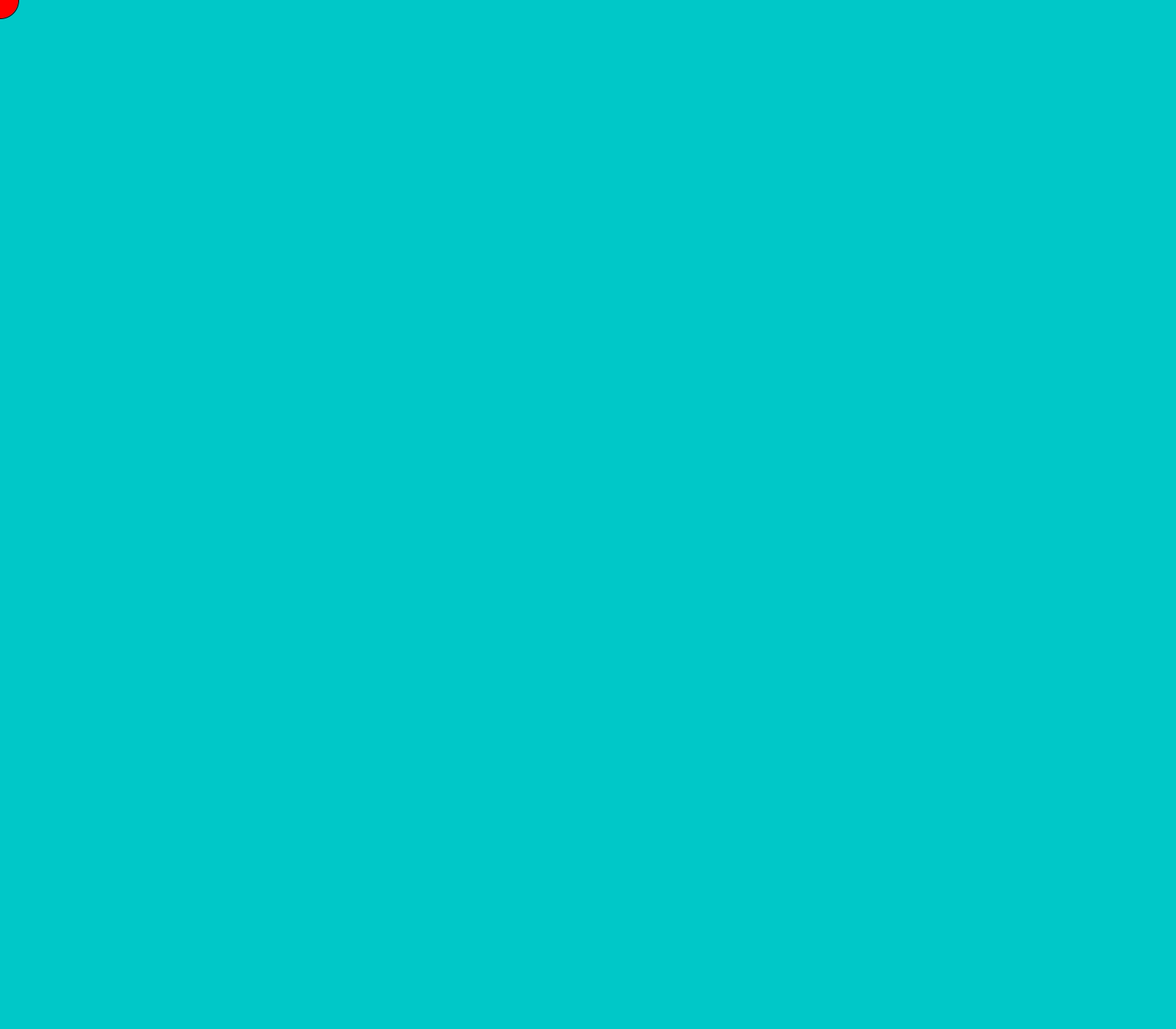
Frame 1 (no input)
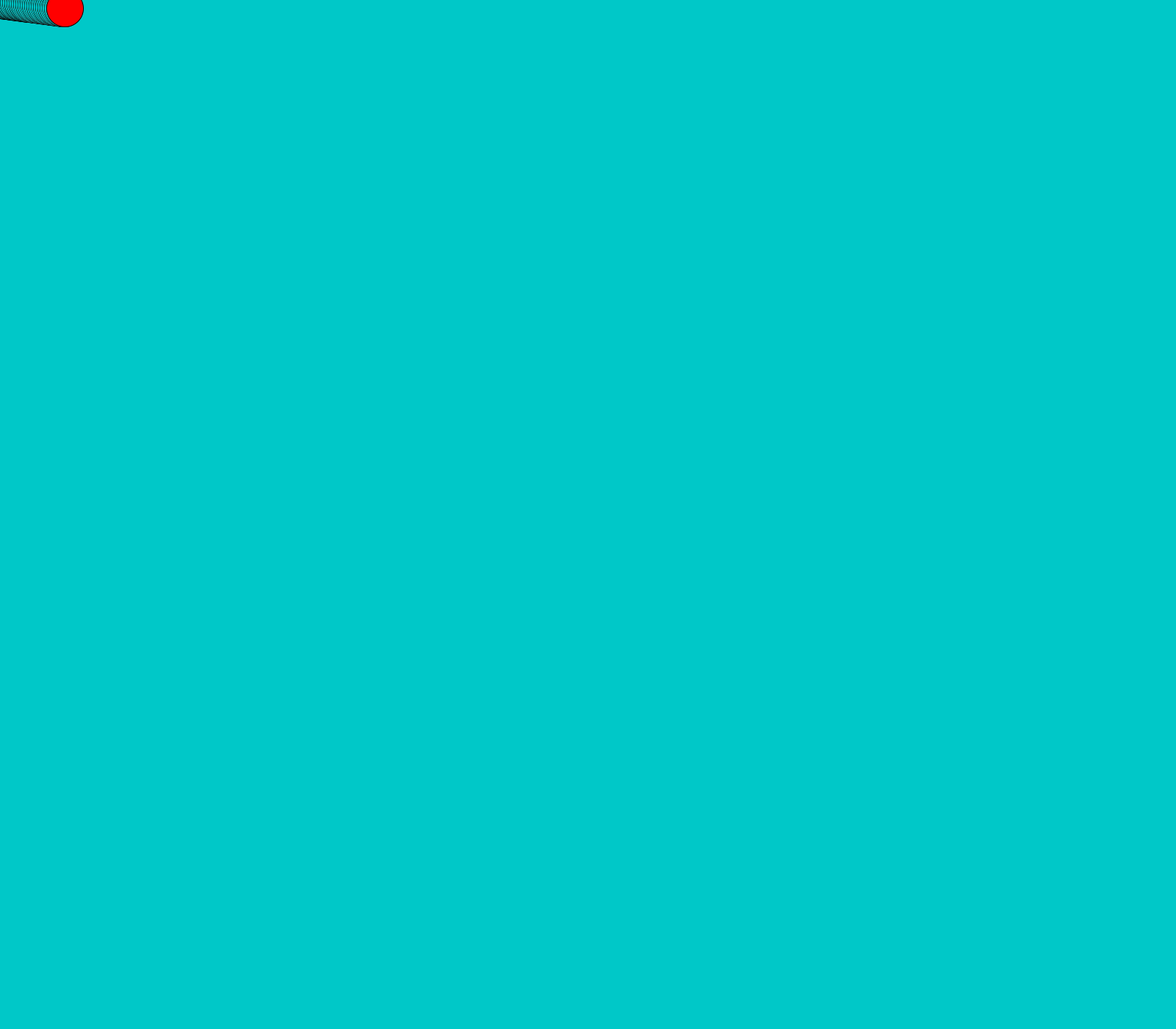
Frame 60 (the mouse pressed at the canvas centre just before this capture)
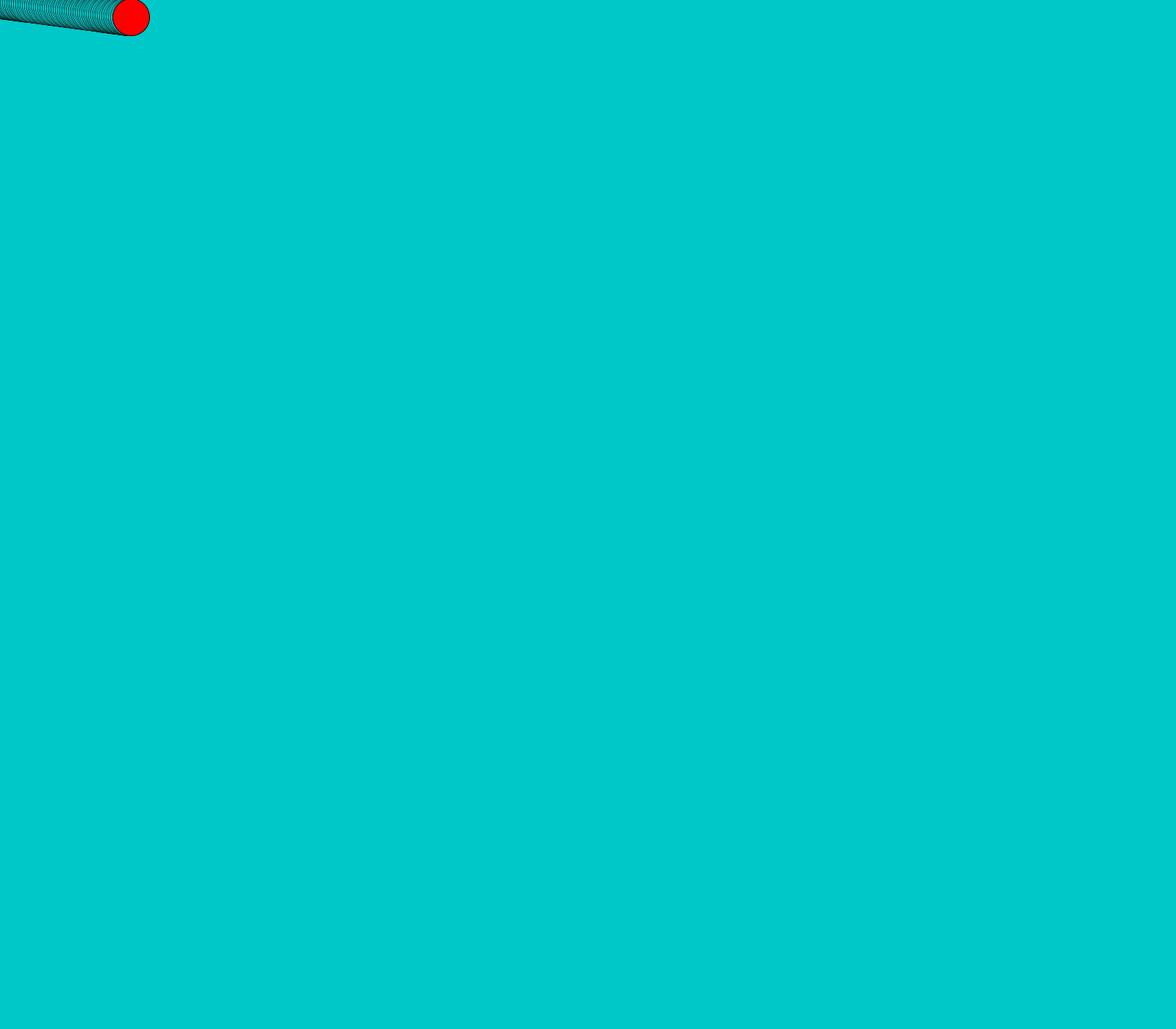
Frame 120 (the mouse held since frame 60 and released just before this capture)

The Processing sketch that drew these frames (run headless with seeded random() and noise(); from frame 60 on, the mouse is pressed at the canvas centre):

// Processing sketch: s02_anim
// ── s02_anim.pde
void setup() {
  size(1600,1400);
  background(0,200,200);
}

float x = 0, y = 25;
float xnew, ynew;
final float r = 50;
float dx = 1.5, dy = 0.2;
void draw() {
  fill(0,200,200);
  noStroke();
  circle(x, y, r);
  x = xnew; y=ynew;
//  background(0);
  fill(255,0,0);
  stroke(0);
  circle(x, y, r);
  xnew = x + dx;
  ynew = y + dy;
  if (x < 0 || x >= width)
    dx = -dx;
  if (y < 0 || y >= height)
    dy = -dy;
}
